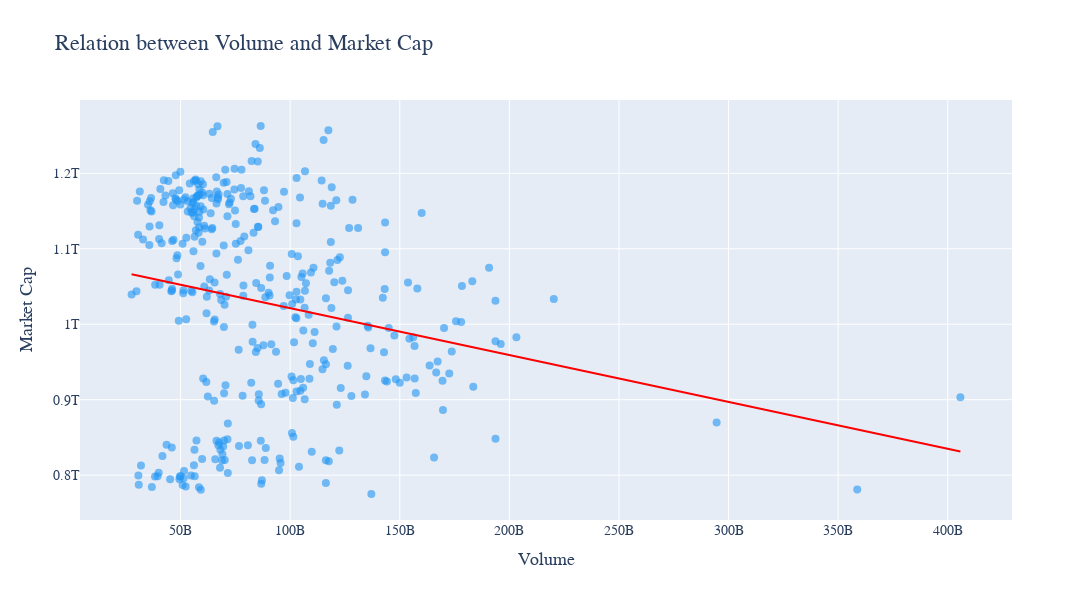

Notebook cell for this chart:
### Code cell
fig = px.scatter(
    df,
    x="total_volume",
    y="total_market_cap",
    trendline="ols",
    title="Relation between Volume and Market Cap",
)

fig.update_traces(
    marker=dict(color="#2196F3", size=8, opacity=0.6), line=dict(color="#FE0000")
)

font_family = "Courier New, monospace"
fig.update_xaxes(
    title_text="Volume",
    title_font=dict(family=font_family, size=18),
    tickfont=dict(family=font_family, size=14),
)
fig.update_yaxes(
    title_text="Market Cap",
    title_font=dict(family=font_family, size=18),
    tickfont=dict(family=font_family, size=14),
)

fig.update_layout(title_font=dict(family=font_family, size=22), width=1790, height=600)
fig.show()

results = px.get_trendline_results(fig)

results.px_fit_results.iloc[0].summary()

### Figure 1 — Plotly figure (JSON) as saved in the notebook; plotly's stock layout.template omitted (floating-point values rounded to 4 significant figures; data arrays with more than 128 entries replaced by an {"elided": "..."} marker saying what was removed)
{"data": [{"hovertemplate": "total_volume=%{x}<br>total_market_cap=%{y}<extra></extra>", "legendgroup": "", "line": {"color": "#FE0000"}, "marker": {"color": "#2196F3", "opacity": 0.6, "size": 8, "symbol": "circle"}, "mode": "markers", "name": "", "orientation": "v", "showlegend": false, "type": "scatter", "x": {"elided": "364 float values"}, "xaxis": "x", "y": {"elided": "364 float values"}, "yaxis": "y"}, {"hovertemplate": "<b>OLS trendline</b><br>total_market_cap = -0.621677 * total_volume + 1.08352e+12<br>R<sup>2</sup>=0.046774<br><br>total_volume=%{x}<br>total_market_cap=%{y} <b>(trend)</b><extra></extra>", "legendgroup": "", "line": {"color": "#FE0000"}, "marker": {"color": "#2196F3", "opacity": 0.6, "size": 8, "symbol": "circle"}, "mode": "lines", "name": "", "showlegend": false, "type": "scatter", "x": {"elided": "364 float values"}, "xaxis": "x", "y": {"elided": "364 float values"}, "yaxis": "y"}], "layout": {"height": 600, "legend": {"tracegroupgap": 0}, "title": {"font": {"family": "Courier New, monospace", "size": 22}, "text": "Relation between Volume and Market Cap"}, "width": 1790, "xaxis": {"anchor": "y", "domain": [0, 1], "tickfont": {"family": "Courier New, monospace", "size": 14}, "title": {"font": {"family": "Courier New, monospace", "size": 18}, "text": "Volume"}}, "yaxis": {"anchor": "x", "domain": [0, 1], "tickfont": {"family": "Courier New, monospace", "size": 14}, "title": {"font": {"family": "Courier New, monospace", "size": 18}, "text": "Market Cap"}}}}
